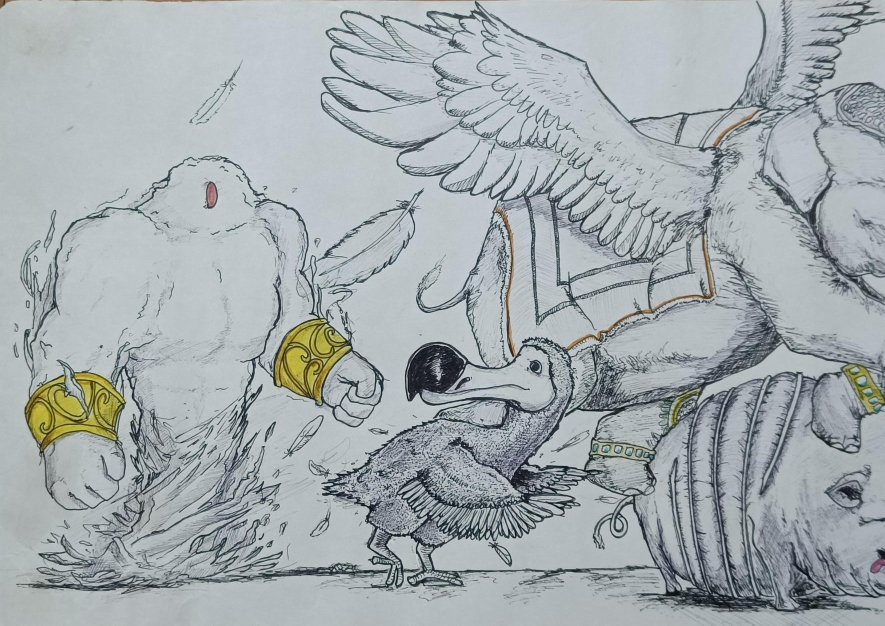
#> input picture Libs/projects/projects/scroll project/1.jpg, 1770 x 1251 px, given in place of Media.jpg, which was not available (shown at 1/2 size)
$ python stitch_scroll.py
#> lines starting #> are read from the running program, lines starting #| are printed output that depends on the picture; after the words box and inside, x2 and y2 are one past the last pixel; in counts of white or black regions, pixels touching at a corner belong together; pictures that were not available may be replaced by others from this repository, and a replacement may not be noted
"""
Scroll stitcher v8
- Rotation: CW for sheets 1-3, CCW for sheets 9-10
- Coarse crop (warm_thresh=0.10) removes bulk table
- whiten_table() replaces residual orange pixels with white (preserves A4 ratio)
  bottom band widened to 25% (table is deeper than top/left/right)
- min-width 82%, A4 ratio enforced
- Per-sheet brightness normalisation
- ORB overlap detection (max 150px), seam equalisation (zone=100px)
"""

import os
import numpy as np
from PIL import Image
import cv2

SCROLL_DIR   = r"C:\Users\user\Desktop\Gaurav\GuruDev\Libs\projects\projects\scroll project"
OUTPUT_FILE  = r"C:\Users\user\Desktop\Gaurav\GuruDev\Libs\projects\projects\scroll_stitched.jpg"
PREVIEW_FILE = r"C:\Users\user\Desktop\Gaurav\GuruDev\Libs\projects\projects\scroll_preview.jpg"

FILES = [
    'Media.jpg',     # 1
    'Media (1).jpg', # 2
    'Media (2).jpg', # 3
    'Media (3).jpg', # 4
    'Media (4).jpg', # 5
    'Media (5).jpg', # 6
    'Media (6).jpg', # 7
    'Media (7).jpg', # 8
    'Media (8).jpg', # 9
    'Media (9).jpg', # 10
]

ROTATIONS = [-90, -90, -90, 0, 0, 0, 0, 0, 90, 90]
A4_RATIO  = 297.0 / 210.0   # = 1.4143


# ─── colour helpers ───────────────────────────────────────

def _hsv(img_rgb):
    bgr = img_rgb[:, :, ::-1].copy()
    return cv2.cvtColor(bgr, cv2.COLOR_BGR2HSV).astype(float)   # H:0-180 S V:0-255

def paper_mask(img_rgb):
    hsv = _hsv(img_rgb)
    return (hsv[:,:,2] > 185) & (hsv[:,:,1] < 82)

def warm_mask_broad(img_rgb):
    """Orange-brown table (broad, for coarse crop)."""
    h, s, v = _hsv(img_rgb)[:,:,0], _hsv(img_rgb)[:,:,1], _hsv(img_rgb)[:,:,2]
    return (h >= 5) & (h <= 30) & (s > 50) & (v > 60) & (v < 242)

def warm_mask_narrow(img_rgb):
    """
    Narrower table mask (for whitening residual pixels).
    Avoids gold/yellow drawing elements which have H > 18 and high saturation.
    """
    hsv = _hsv(img_rgb)
    h, s, v = hsv[:,:,0], hsv[:,:,1], hsv[:,:,2]
    # Brown-orange only: lower H (not yellow), moderate S (not vivid gold), medium V
    return (h >= 4) & (h <= 18) & (s > 40) & (s < 175) & (v > 55) & (v < 215)


# ─── 1. Coarse crop ───────────────────────────────────────

def coarse_crop(img_rgb, label=''):
    h, w = img_rgb.shape[:2]
    pm  = paper_mask(img_rgb).astype(float)
    wm  = warm_mask_broad(img_rgb).astype(float)
    rp, rw = pm.mean(axis=1), wm.mean(axis=1)
    cp, cw = pm.mean(axis=0), wm.mean(axis=0)

    PT, WT, C = 0.38, 0.10, 2    # paper thresh, warm thresh, consecutive rows needed

    def first_ok(rp, rw):
        cnt = 0
        for i in range(len(rp)):
            cnt = cnt+1 if (rp[i] >= PT and rw[i] < WT) else 0
            if cnt >= C: return max(0, i-C+1)
        return 0

    def last_ok(rp, rw):
        cnt = 0
        for i in range(len(rp)-1, -1, -1):
            cnt = cnt+1 if (rp[i] >= PT and rw[i] < WT) else 0
            if cnt >= C: return min(len(rp)-1, i+C-1)
        return len(rp)-1

    top, bot  = first_ok(rp, rw), last_ok(rp, rw)
    lft, rgt  = first_ok(cp, cw), last_ok(cp, cw)

    # Min width = 82% of image (keeps sheet-10 scale consistent)
    mw = int(0.82 * w)
    if rgt - lft + 1 < mw:
        deficit = mw - (rgt - lft + 1)
        al = deficit // 2;  ar = deficit - al
        nl = max(0, lft-al);   nr = min(w-1, rgt+ar)
        if nl == 0:   nr = min(w-1, nr + (al-lft))
        if nr == w-1: nl = max(0, nl - (ar-(w-1-rgt)))
        lft, rgt = nl, nr

    # A4 ratio enforcement (keep width, adjust height symmetrically)
    cw2   = rgt - lft + 1
    exp_h = int(round(cw2 / A4_RATIO))
    ch    = bot - top + 1
    if abs(ch - exp_h) > 12:
        dt  = exp_h - ch
        top = max(0,   top - dt//2)
        bot = min(h-1, bot + (dt - dt//2))

    out = img_rgb[top:bot+1, lft:rgt+1]
    r   = out.shape[1] / max(out.shape[0], 1)
    print(f'  {label}: ({lft},{top})->({rgt},{bot})  {out.shape[1]}x{out.shape[0]}  r={r:.3f}')
    return out


# ─── 2. Whiten residual table pixels ──────────────────────

def whiten_table(img_rgb):
    """
    Replace narrowly-defined table-coloured pixels with white.
    This eliminates the orange strip without changing image dimensions
    or touching gold/coloured drawing elements.
    """
    mask = warm_mask_narrow(img_rgb)
    # Only apply within the outer 12% of the image (edges near table)
    h, w = img_rgb.shape[:2]
    edge_mask = np.zeros((h, w), bool)
    t12h = int(0.12 * h);  t25h = int(0.25 * h);  t12w = int(0.12 * w)
    edge_mask[:t12h,  :] = True    # top band (12%)
    edge_mask[-t25h:, :] = True    # bottom band (25% - table is deeper here)
    edge_mask[:, :t12w]  = True    # left band
    edge_mask[:, -t12w:] = True    # right band

    apply = mask & edge_mask
    out = img_rgb.copy()
    out[apply] = 248     # replace with near-white
    n = apply.sum()
    if n > 0:
        print(f'    whiten: {n} px replaced')
    return out


# ─── 3. Brightness normalisation ──────────────────────────

def norm_bright(img_rgb):
    gray  = img_rgb.astype(float).mean(axis=2)
    white = np.percentile(gray, 97)
    if white < 10: return img_rgb
    return np.clip(img_rgb.astype(float) * (248.0/white), 0, 255).astype(np.uint8)


# ─── 4. Overlap detection ─────────────────────────────────

def find_overlap(right_img, left_img, max_s=150):
    h  = min(right_img.shape[0], left_img.shape[0])
    mg = h // 5
    g1 = cv2.cvtColor(right_img[mg:h-mg, -max_s:], cv2.COLOR_RGB2GRAY)
    g2 = cv2.cvtColor(left_img [mg:h-mg, :max_s],  cv2.COLOR_RGB2GRAY)
    orb = cv2.ORB_create(nfeatures=4000)
    k1, d1 = orb.detectAndCompute(g1, None)
    k2, d2 = orb.detectAndCompute(g2, None)
    if d1 is None or d2 is None or len(d1)<8 or len(d2)<8: return 0
    bf   = cv2.BFMatcher(cv2.NORM_HAMMING, crossCheck=True)
    raw  = sorted(bf.match(d1, d2), key=lambda m: m.distance)
    good = [m for m in raw[:60] if m.distance < 45]
    if len(good) < 6: return 0
    cands = [max_s - k1[m.queryIdx].pt[0] + k2[m.trainIdx].pt[0] for m in good]
    cands = [c for c in cands if 5 < c < max_s-5]
    if len(cands) < 4: return 0
    med = float(np.median(cands))
    inl = [c for c in cands if abs(c-med) < 15]
    if len(inl) < 4: return 0
    ov = int(round(np.median(inl)))
    print(f'  overlap: {ov}px ({len(inl)} matches)')
    return ov


# ─── 5. Seam brightness equalisation ──────────────────────

def equalise_seam(canvas, sx, zone=100):
    x0 = max(0, sx-35)
    lm = canvas[:, x0:sx].astype(float).mean()
    rm = canvas[:, sx:min(canvas.shape[1], sx+35)].astype(float).mean()
    if rm < 5 or lm < 5: return
    corr = lm / rm
    if abs(corr-1.0) > 0.40: return
    x3 = min(canvas.shape[1]-1, sx+zone)
    n  = x3 - sx + 1
    for i, x in enumerate(range(sx, x3+1)):
        t = i/(n-1) if n>1 else 1.0
        f = corr*(1-t) + 1.0*t
        canvas[:, x] = np.clip(canvas[:, x].astype(float)*f, 0, 255).astype(np.uint8)


# ─── Main ─────────────────────────────────────────────────

def main():
    sheets = []
    print('=== Step 1: Load / Rotate / Crop / Whiten ===')
    for i, (fname, rot) in enumerate(zip(FILES, ROTATIONS)):
        path = os.path.join(SCROLL_DIR, fname)
        print(f'\nSheet {i+1}: {fname}')
        img = Image.open(path).convert('RGB')
#> img is the input picture: PIL image 1770x1251 RGB; mean R, G, B 163.9, 171.4, 174.4
        if rot != 0:
            img = img.rotate(rot, expand=True)
#> img: PIL image 1251x1770 RGB
            print(f'  Rotated {"CW" if rot<0 else "CCW"} -> {img.width}x{img.height}')
#|   Rotated CW -> 1251x1770
        arr    = np.array(img)
        arr    = coarse_crop(arr, label=f's{i+1}')
#> in paper_mask, `return (hsv[:,:,2] > 185) & (hsv[:,:,1] < 82)`:
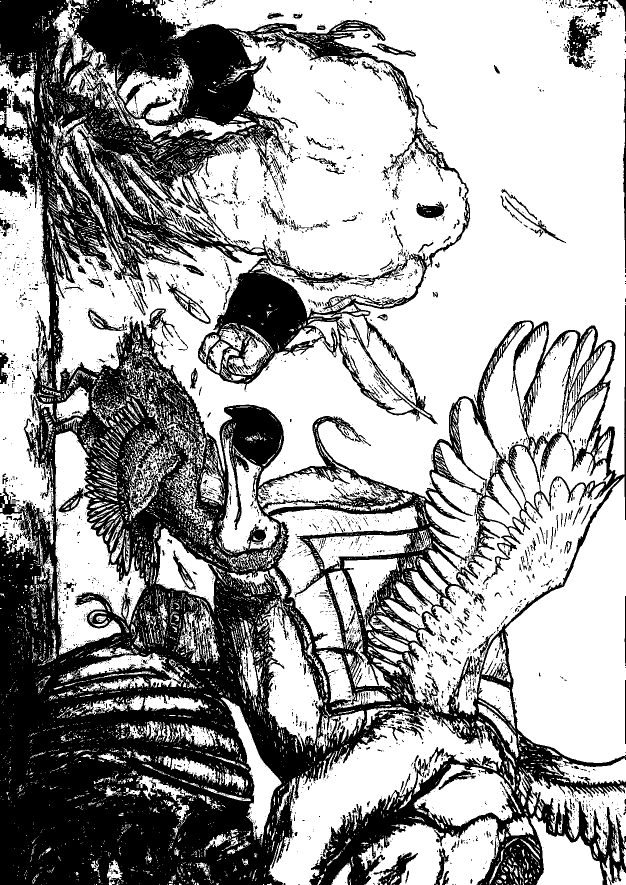
#> returned value: shape (1770, 1251) bool (shown at 1/2 size); 63.1% white; 5191 black regions (4764 under 20 px), largest, box (x1, y1, x2, y2) and area: (0, 0, 1251, 1770) 759681, (1135, 31, 1201, 140) 3272, (747, 1705, 836, 1770) 1873
#> in warm_mask_broad, `h, s, v = _hsv(img_rgb)[:,:,0], _hsv(img_rgb)[:,:,1], _hsv(img_rgb)[:,..`:
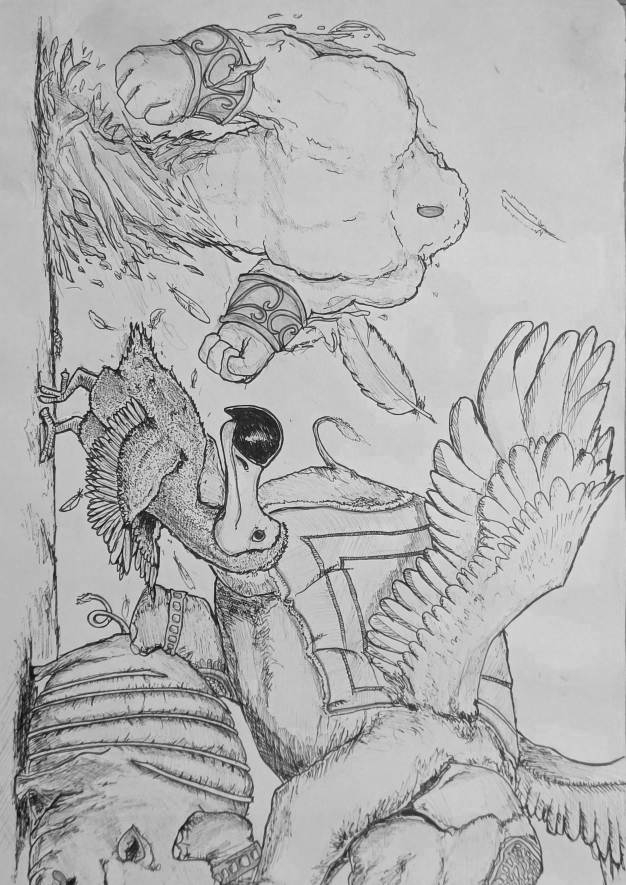
#> v: shape (1770, 1251) float64 (shown at 1/2 size); min 4, max 246, mean 176.1
#> in warm_mask_broad, `return (h >= 5) & (h <= 30) & (s > 50) & (v > 60) & (v < 242)`:
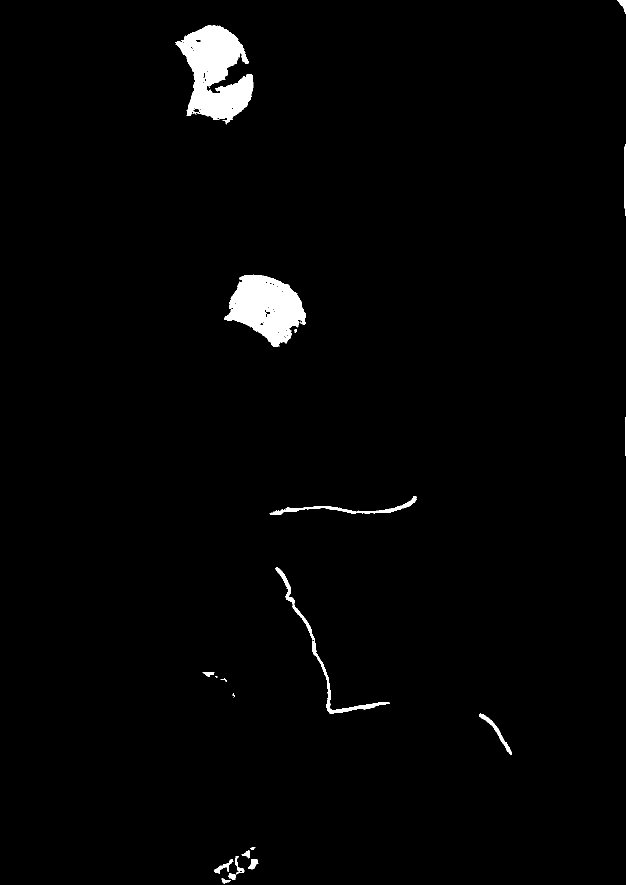
#> returned value: shape (1770, 1251) bool (shown at 1/2 size); 1.7% white; 39 white regions (21 under 20 px), largest, box (x1, y1, x2, y2) and area: (351, 50, 507, 249) 17609, (448, 549, 611, 694) 13946, (550, 1134, 780, 1428) 2582
#> in coarse_crop, `rp, rw = pm.mean(axis=1), wm.mean(axis=1)`: rp = 1770 values, max 0.849 at index 535, min 0.277 at index 1640, mean 0.631; rw = 1770 values, max 0.127 at index 635, min 0 at index 28, mean 0.0174
#> in coarse_crop, `cp, cw = pm.mean(axis=0), wm.mean(axis=0)`: cp = 1251 values, max 0.955 at index 1233, min 0.138 at index 107, mean 0.631; cw = 1251 values, max 0.14 at index 1250, min 0 at index 0, mean 0.0174
#> the loop in first_ok, `for i in range(len(rp)):` made 2 passes
#> cnt on passes 1 to 2: 1, 2
#> in last_ok, `cnt = 0`: cnt = 0
#> the loop in last_ok, `for i in range(len(rp)-1, -1, -1):` made 2 passes
#> (i, cnt) on passes 1 to 2: (1769, 1), (1768, 2)
#> in coarse_crop, `top, bot  = first_ok(rp, rw), last_ok(rp, rw)`: bot = 1769
#> the loop in last_ok, `for i in range(len(rp)-1, -1, -1):` made 3 passes
#> i on passes 1 to 3: 1250, 1249, 1248
#> in coarse_crop, `lft, rgt  = first_ok(cp, cw), last_ok(cp, cw)`: lft = 0; rgt = 1249
#> in coarse_crop, `cw2   = rgt - lft + 1`: cw2 = 1250
#> in coarse_crop, `exp_h = int(round(cw2 / A4_RATIO))`: exp_h = 884
#> in coarse_crop, `ch    = bot - top + 1`: ch = 1770
#> in coarse_crop, `dt  = exp_h - ch`: dt = -886
#> in coarse_crop, `top = max(0,   top - dt//2)`: top = 443
#> in coarse_crop, `bot = min(h-1, bot + (dt - dt//2))`: bot = 1326
#|   s1: (0,443)->(1249,1326)  1250x884  r=1.414
        arr    = whiten_table(arr)
#> in warm_mask_narrow, `h, s, v = hsv[:,:,0], hsv[:,:,1], hsv[:,:,2]`:
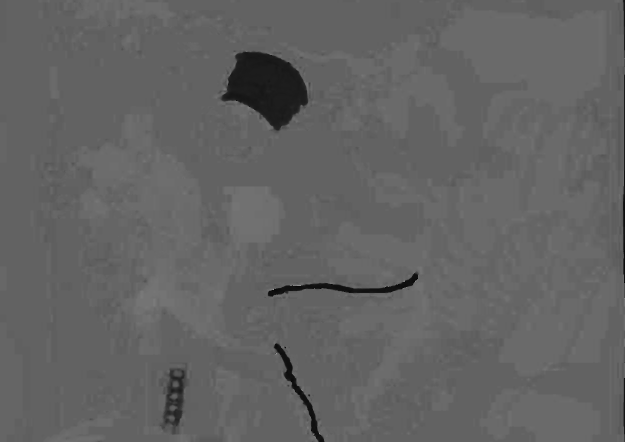
#> h: shape (884, 1250) float64 (shown at 1/2 size); min 0, max 177, mean 98.9
#> in warm_mask_narrow, `return (h >= 4) & (h <= 18) & (s > 40) & (s < 175) & (v > 55) & (v < 2..`: returned value: shape (884, 1250) bool; 0.28% white; 7 white regions (2 under 20 px), largest, box (x1, y1, x2, y2) and area: (550, 690, 639, 871) 1248, (539, 569, 707, 589) 945, (714, 549, 834, 584) 792, (1249, 395, 1250, 454) 59, (639, 877, 646, 884) 30
#> in whiten_table, `apply = mask & edge_mask`:
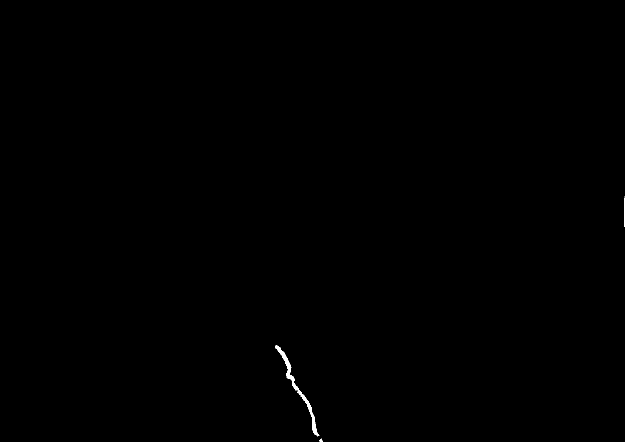
#> apply: shape (884, 1250) bool (shown at 1/2 size); 0.12% white; 5 white regions (2 under 20 px), largest, box (x1, y1, x2, y2) and area: (550, 690, 639, 871) 1248, (1249, 395, 1250, 454) 59, (639, 877, 646, 884) 30
#> in whiten_table, `out[apply] = 248`:
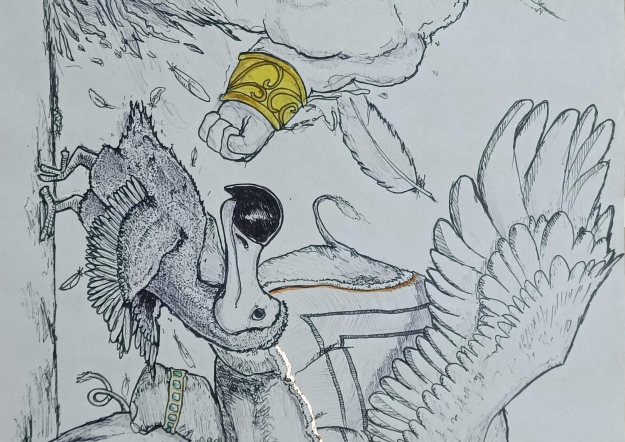
#> out: shape (884, 1250, 3) (shown at 1/2 size); mean R, G, B 165, 172.8, 176.4
#> in whiten_table, `n = apply.sum()`: n = 1339
#|     whiten: 1339 px replaced
        arr    = norm_bright(arr)
#> in norm_bright, `white = np.percentile(gray, 97)`: white = 204.3
#> in norm_bright, `return np.clip(img_rgb.astype(float) * (248.0/white), 0, 255).astype(n..`:
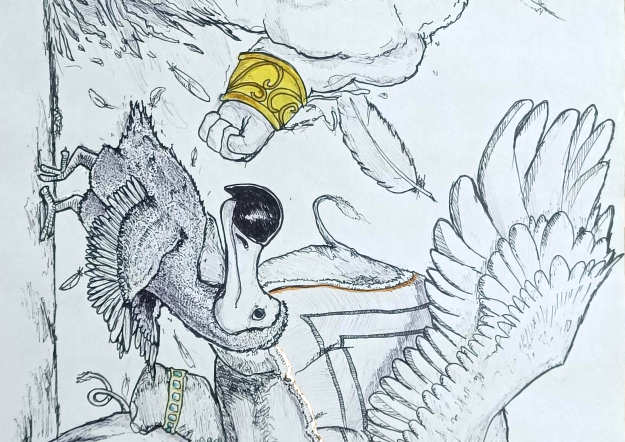
#> returned value: shape (884, 1250, 3) (shown at 1/2 size); mean of channels 0, 1, 2 199.8, 209.2, 213.4; drawn as R, G, B
        sheets.append(arr)
#> pass 2 of the loop in main, `for i, (fname, rot) in enumerate(zip(FILES, ROTATIONS)):`:
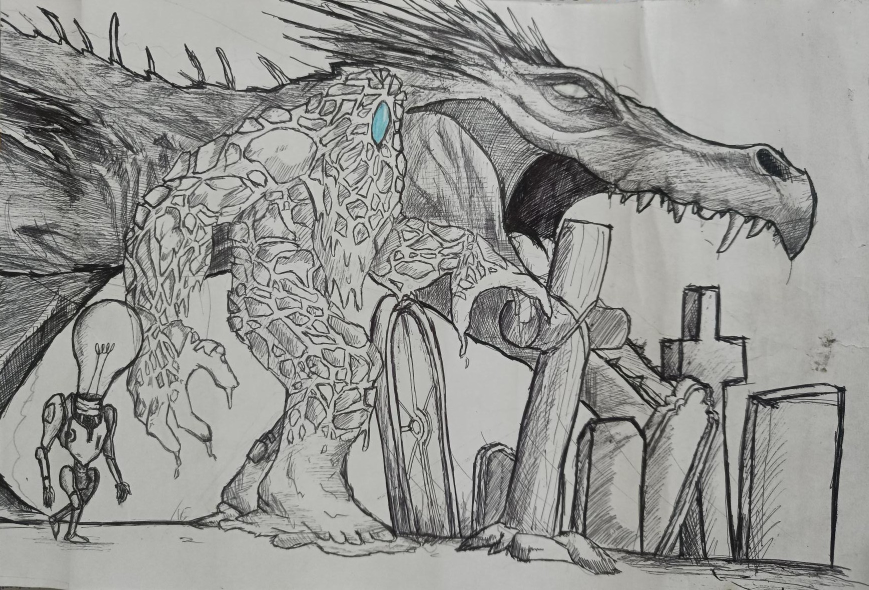
#> input picture Libs/projects/projects/scroll project/10.jpg, 1737 x 1180 px, given in place of Media (1).jpg, which was not available (shown at 1/2 size)
#> in main, img is the input picture: PIL image 1737x1180 RGB; mean R, G, B 148.6, 149, 145.8
#> img: PIL image 1180x1737 RGB
#|   Rotated CW -> 1180x1737
#> bgr: shape (1737, 1180, 3)
#> pm: shape (1737, 1180) float64; values 0 (black) and 1 (white), 20.4% white; 16694 white regions (15507 under 20 px), largest, box (x1, y1, x2, y2) and area: (1000, 162, 1180, 710) 48272, (890, 1279, 1180, 1519) 38325, (222, 848, 563, 1066) 31771
#> in warm_mask_broad (call 2), `return (h >= 5) & (h <= 30) & (s > 50) & (v > 60) & (v < 242)`:
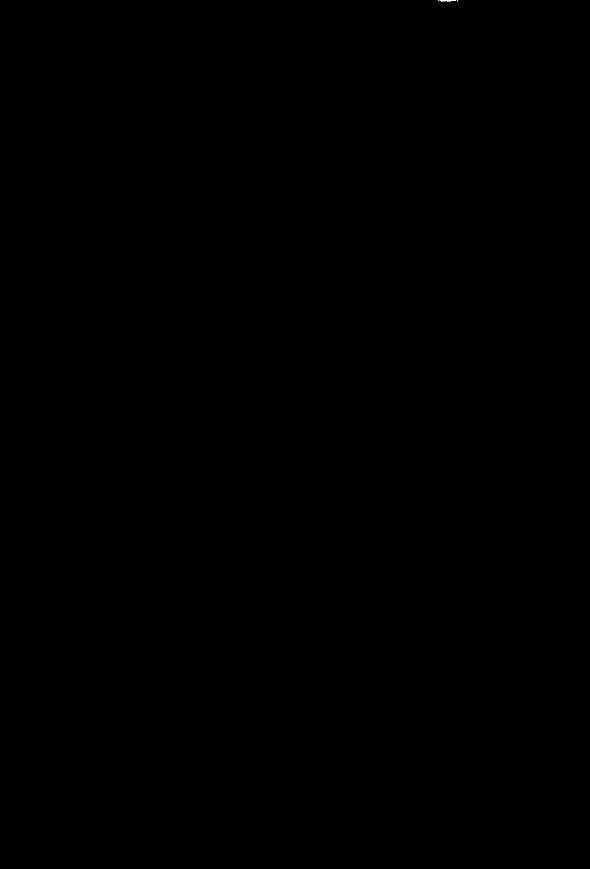
#> returned value: shape (1737, 1180) bool (shown at 1/2 size); 0% white in thin lines or dots, all inside (x1, y1, x2, y2) = (876, 0, 916, 3)
#> the loop in last_ok (call 2), `for i in range(len(rp)-1, -1, -1):` made 598 passes
#> i on passes 1 to 3: 1736, 1735, 1734
#> the loop in last_ok (call 2), `for i in range(len(rp)-1, -1, -1):` made 2 passes
#> (i, cnt) on passes 1 to 2: (1179, 1), (1178, 2)
#|   s2: (213,531)->(1179,1214)  967x684  r=1.414
#> bgr: shape (684, 967, 3)
#> apply: shape (684, 967) bool; every value is 0
#> gray: shape (684, 967) float64
#> white = 200.3
#> in norm_bright (call 2), `return np.clip(img_rgb.astype(float) * (248.0/white), 0, 255).astype(n..`:
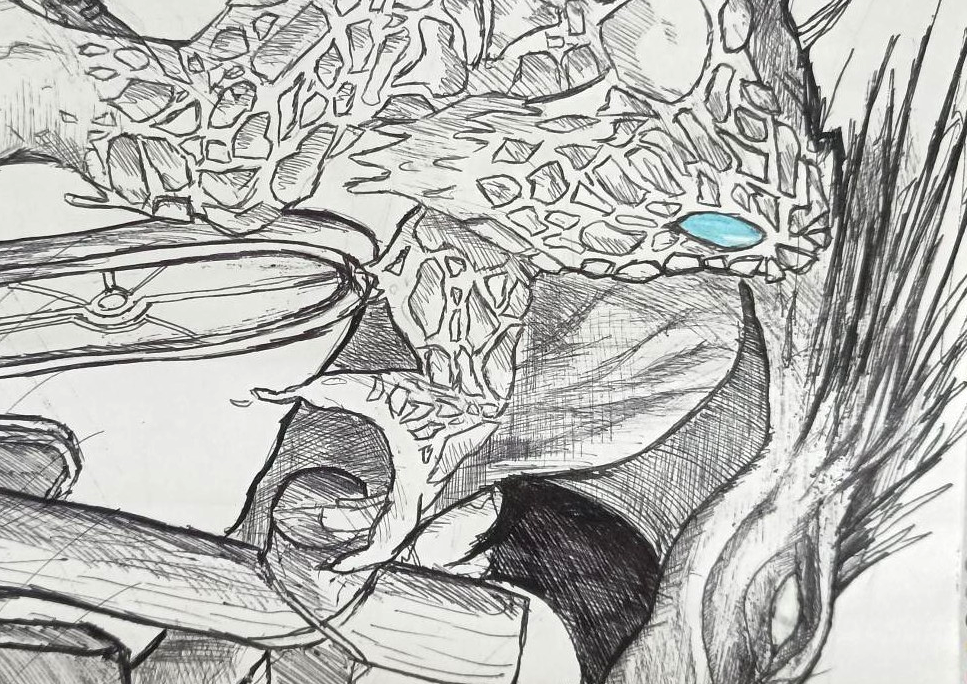
#> returned value: shape (684, 967, 3); mean of channels 0, 1, 2 179.8, 180.1, 176.9; drawn as R, G, B

    print('\n=== Step 2: Normalise height ===')
    heights  = [s.shape[0] for s in sheets]
    target_h = int(np.median(heights))
    print(f'target_h={target_h}  per-sheet={heights}')

    normed = []
    for i, s in enumerate(sheets):
        h, w  = s.shape[:2]
        nw    = int(round(w * target_h / h))
        r     = cv2.resize(s, (nw, target_h), interpolation=cv2.INTER_LANCZOS4)
        normed.append(r)
        print(f'  s{i+1}: {w}x{h} -> {nw}x{target_h}  ratio={nw/target_h:.3f}')

    print('\n=== Step 3: Stitch ===')
    result = normed[0].copy()
    seams  = []
    for i in range(1, len(normed)):
        print(f'Sheet {i+1}:')
        ov     = find_overlap(result, normed[i])
        nxt    = normed[i][:, ov:] if ov > 0 else normed[i]
        sx     = result.shape[1]
        result = np.concatenate([result, nxt], axis=1)
        seams.append(sx)
        print(f'  width={result.shape[1]}')

    print('Equalising seams ...')
    result = result.copy()
    for sx in seams:
        equalise_seam(result, sx)

    print(f'\nFinal: {result.shape[1]} x {result.shape[0]} px')
    Image.fromarray(result).save(OUTPUT_FILE, 'JPEG', quality=95)
    print(f'Saved: {OUTPUT_FILE}')
    pw = min(4000, result.shape[1])
    ph = int(result.shape[0] * pw / result.shape[1])
    prev = cv2.resize(result, (pw, ph), interpolation=cv2.INTER_AREA)
    Image.fromarray(prev).save(PREVIEW_FILE, 'JPEG', quality=92)
    print(f'Preview: {PREVIEW_FILE}')


if __name__ == '__main__':
#> (the run stopped early here; a loop or call above may not have finished)
